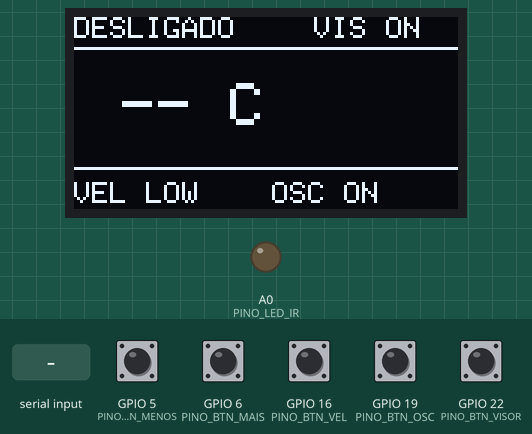
A sketch run on a simulated ESP8266 (NodeMCU). Shown: 128×64 one-colour display, output pins drawn as LEDs (lit = HIGH). The inputs (shaded band) are chosen by the test bench; at power-on: GPIO 5 (PINO_BTN_MENOS), GPIO 6 (PINO_BTN_MAIS), GPIO 16 (PINO_BTN_VEL), GPIO 19 (PINO_BTN_OSC), GPIO 22 (PINO_BTN_VISOR) HIGH. What the sketch prints to the serial monitor is not drawn.

Above: at 2.2 s.
2.3 s: GPIO 16 (PINO_BTN_VEL) pulled LOW for 0.15 s
At 3.8 s:
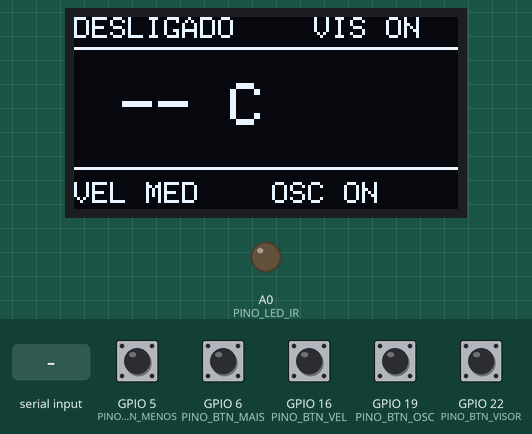
4.1 s: "p" received over Serial
At 5.5 s:
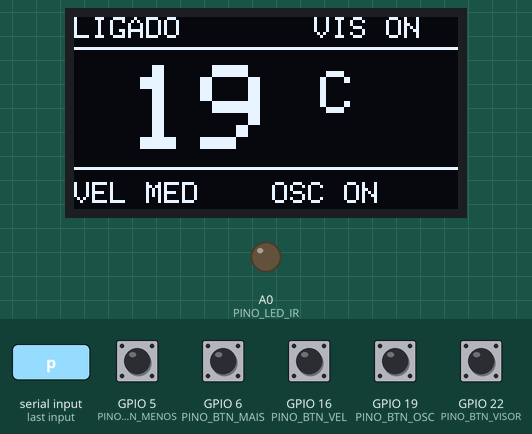
5.8 s: GPIO 19 (PINO_BTN_OSC) pulled LOW for 0.15 s
At 7.2 s:
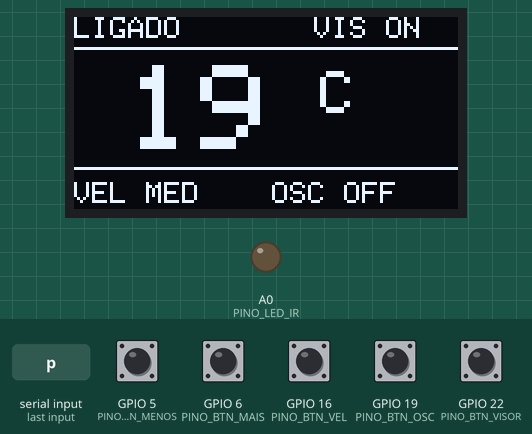
7.5 s: GPIO 22 (PINO_BTN_VISOR) pulled LOW for 0.15 s
At 8.9 s:
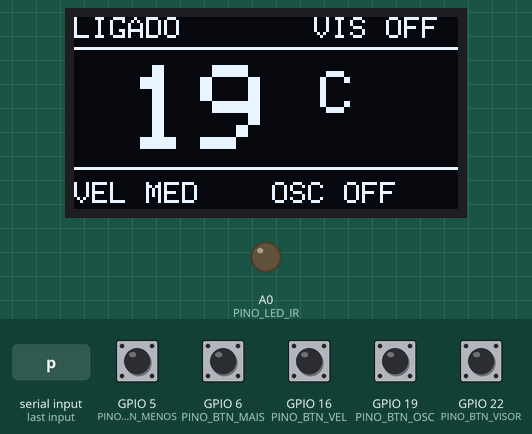
9.3 s: GPIO 16 (PINO_BTN_VEL) pulled LOW for 1 s
At 10.3 s:
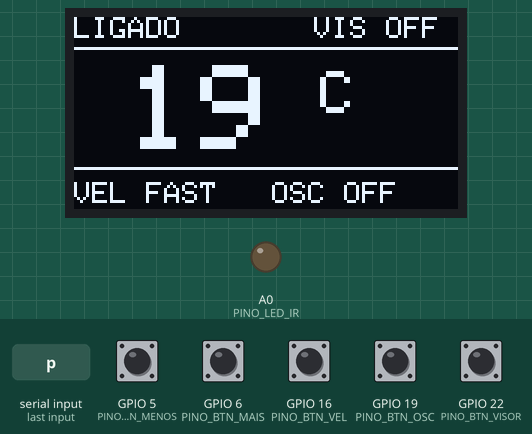
11.8 s: GPIO 19 (PINO_BTN_OSC) pulled LOW for 1 s
At 12.9 s:
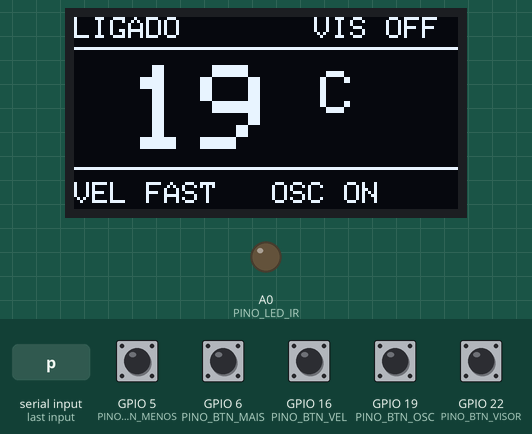
Timing chart, 0 to 14.8 s (numbered marks = the images above; inputs shaded):
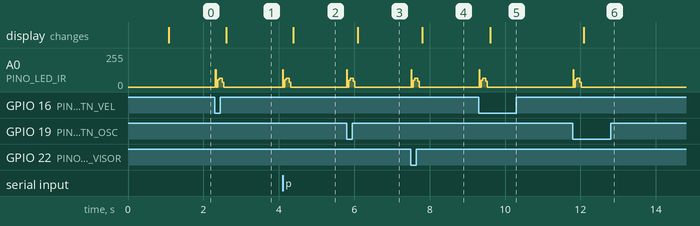

Measured:
- after the input at 2.3 s, A0 (PINO_LED_IR): 0/255 → 65/255 at once, → 0/255 0.18 s later; the display: changes after 0.31 s (image 1)
- after the input at 4.1 s, A0 (PINO_LED_IR): 0/255 → 65/255 at once, → 0/255 0.18 s later; the display: changes after 0.29 s (image 2)
- after the input at 5.8 s, A0 (PINO_LED_IR): 0/255 → 64/255 at once, → 0/255 0.18 s later; the display: changes after 0.29 s (image 3)
- after the input at 7.5 s, A0 (PINO_LED_IR): 0/255 → 64/255 at once, → 0/255 0.18 s later; the display: changes after 0.30 s (image 4)
- after the input at 9.3 s, A0 (PINO_LED_IR): 0/255 → 64/255 at once, → 0/255 0.18 s later; the display: changes after 0.30 s (image 5)
- after the input at 11.8 s, A0 (PINO_LED_IR): 0/255 → 65/255 at once, → 0/255 0.18 s later; the display: changes after 0.29 s (image 6)

The sketch:

raspberrypi.ino
```cpp
/*
 * Controle remoto — Elgin Inverter 9000 BTUs  |  versão BitDogLab (RP2040)
 *
 * Mesmo controle do sketch esp32/esp32.ino (Wemos D1 R32), portado para a
 * placa BitDogLab da Embarcatech, que tem Raspberry Pi Pico W, dois botões e
 * o display OLED já embutidos. Com a bateria da placa, vira um controle de
 * verdade — sem PC.
 *
 * TECLAS (Serial Monitor a 115200):
 *   P   liga / desliga
 *   A   aumenta a temperatura
 *   D   diminui a temperatura
 *   V   alterna o visor do ar
 *   O   liga / desliga a oscilacao das aletas
 *   SL  velocidade baixa do ventilador
 *   SM  velocidade media do ventilador
 *   SF  velocidade alta do ventilador
 *
 * BOTÕES DA PLACA (os dois que já vêm soldados):
 *   Botao B (direita) sozinho   aumenta a temperatura
 *   Botao A (esquerda) sozinho  diminui a temperatura
 *   os dois ao mesmo tempo      liga / desliga
 *
 * BOTÕES EXTERNOS (dois, na protoboard):
 *   GP16                     velocidade do vento, em ciclo: low > med > fast > low
 *   GP19                     liga / desliga a oscilacao das aletas
 *
 * BOTÃO DO JOYSTICK (o de apertar, ja na placa):
 *   GP22                     liga / desliga o visor do aparelho
 *
 * Placa: Raspberry Pi Pico W (core "Raspberry Pi Pico/RP2040" do Philhower)
 * Bibliotecas: Adafruit SSD1306, Adafruit GFX
 *
 * NÃO usa a IRremoteESP8266: aquela biblioteca só compila em ESP8266/ESP32.
 * O protocolo ELECTRA_AC está reimplementado aqui embaixo, em ~60 linhas.
 *
 * Ligação: GP17 -> resistor 220R -> anodo do LED (IR ou o amarelo de teste);
 *          catodo -> GND
 *          Botao velocidade: GP16 -> GND
 *          Botao oscilacao:  GP19 -> GND
 *          O OLED e os botões A/B já estão ligados na própria placa.
 */

#include <Wire.h>
#include <Adafruit_GFX.h>
#include <Adafruit_SSD1306.h>

// Pinos da BitDogLab. Só o LED é fio solto; o resto já vem soldado na placa.
//
// GP17 não é um pino qualquer: os dois canais de um slice de PWM do RP2040
// compartilham a mesma frequência, então a portadora de 38 kHz prende o slice
// inteiro. GP17 está no slice 0, que não é usado por nada da placa. Já GP28
// (slice 6) travaria o LED RGB e ainda disputa o pino com o microfone, e GP20
// (slice 2) travaria o buzzer. GP16, GP18 e GP19 servem igualmente bem.
const int PINO_LED_IR = 17;
const int PINO_SDA = 14;   // OLED da placa: barramento I2C1
const int PINO_SCL = 15;
const int PINO_BTN_MAIS = 6;    // Botão B da placa, o da DIREITA
const int PINO_BTN_MENOS = 5;   // Botão A da placa, o da ESQUERDA
const int PINO_BTN_VEL = 16;    // botão externo: velocidade do vento
const int PINO_BTN_OSC = 19;    // botão externo: oscilação das aletas
const int PINO_BTN_VISOR = 22;  // botão do joystick da placa (o de apertar)
const uint8_t ENDERECO_OLED = 0x3C;
const int TEMP_MIN = 16;
const int TEMP_MAX = 32;

Adafruit_SSD1306 display(128, 64, &Wire1, -1);
bool temDisplay = false;

bool ligado = false;
// O visor é o único campo do protocolo que NÃO é estado, e sim um pedido de
// alternância: o aparelho inverte o visor sempre que recebe um quadro com esse
// campo em VISOR_ON. Por isso são duas variáveis. "visor" é só o que
// acreditamos que o aparelho está mostrando; "pulsarVisor" é o pedido, e vale
// para um único quadro.
bool visor = true;
bool pulsarVisor = false;
bool oscilando = true;
int temperatura = 19;

// A Electra codifica a velocidade nesses três bits; guardar o valor já no
// formato do protocolo evita uma tabela de conversão.
const uint8_t VEL_BAIXA = 0b011;
const uint8_t VEL_MEDIA = 0b010;
const uint8_t VEL_ALTA  = 0b001;
uint8_t velocidade = VEL_BAIXA;

// O comando de velocidade tem duas letras ("sl", "sm", "sf"). Ao receber o 's'
// guardamos que a proxima letra completa o comando; ela costuma chegar na
// volta seguinte do loop.
bool aguardandoVelocidade = false;

// Os botões da BitDogLab já estão ligados entre o GPIO e o GND: com o pull-up
// interno, em repouso o pino lê HIGH e pressionado lê LOW. Igual ao ESP32.
bool maisAntes = false;
bool menosAntes = false;
bool comboJaDisparou = false;
bool velAntes = false;
bool oscAntes = false;
bool visorAntes = false;
uint32_t ultimaLeitura = 0;

/* ------------------------------------------------------------------------
 * Camada de rádio: portadora de 38 kHz
 *
 * O ESP32 tinha a IRremoteESP8266 para isso. Aqui a portadora sai do PWM
 * por hardware do RP2040: "marca" é o PWM a 38 kHz com 50% de duty, "espaço"
 * é o pino em nível baixo. O tempo é medido com micros(), que no RP2040 vem
 * de um timer de hardware de 1 us — preciso o bastante para IR.
 * --------------------------------------------------------------------- */

// Definidas mais abaixo, junto da parte de interface; enviar() precisa delas.
void atualizarTela();
void alternarVisor();
const char* nomeVelocidade();
const char* nomeVelocidadeCurto();

static inline void esperar(uint32_t us) {
  uint32_t inicio = micros();
  while (micros() - inicio < us) {}
}

static void marcar(uint32_t us) {
  analogWrite(PINO_LED_IR, 128);  // 128/255 ~ 50% de duty
  esperar(us);
  analogWrite(PINO_LED_IR, 0);
}

/* ------------------------------------------------------------------------
 * Protocolo ELECTRA_AC
 *
 * Valores conferidos contra o ir_Electra.cpp da IRremoteESP8266 2.9.0 — a
 * mesma biblioteca que roda no sketch do ESP32, então o quadro transmitido é
 * bit a bit idêntico ao que já funciona no aparelho.
 *
 * O quadro tem 13 bytes. Ar Inverter não tem "código por botão": cada comando
 * transmite o estado inteiro do aparelho, com checksum no último byte.
 * --------------------------------------------------------------------- */

const uint16_t HDR_MARCA   = 9166;
const uint16_t HDR_ESPACO  = 4470;
const uint16_t BIT_MARCA   = 646;
const uint16_t UM_ESPACO   = 1647;
const uint16_t ZERO_ESPACO = 547;
const uint32_t INTERVALO   = 100;  // ms de silêncio depois do quadro

const uint8_t MODO_COOL = 0b001;
const uint8_t SWING_ON  = 0b000;
const uint8_t SWING_OFF = 0b111;
const uint8_t VISOR_ON  = 0x15;
const uint8_t VISOR_OFF = 0x08;

/*
 * O quadro inteiro dura ~195 ms, então NÃO dá para desligar as interrupções
 * durante a transmissão — o USB cairia. Não precisa: a espera é feita contra
 * o relógio absoluto (micros()), e não por contagem de ciclos. Se uma
 * interrupção roubar alguns microssegundos no meio de um pulso, a espera
 * seguinte simplesmente termina no mesmo instante que terminaria antes. O
 * erro não acumula, e receptores IR toleram bem mais folga do que isso.
 */
void enviarQuadro(const uint8_t quadro[13]) {
  marcar(HDR_MARCA);
  esperar(HDR_ESPACO);

  // Bytes na ordem do vetor, bits do menos significativo para o mais.
  for (int i = 0; i < 13; i++) {
    uint8_t b = quadro[i];
    for (int bit = 0; bit < 8; bit++, b >>= 1) {
      marcar(BIT_MARCA);
      esperar((b & 1) ? UM_ESPACO : ZERO_ESPACO);
    }
  }

  marcar(BIT_MARCA);  // rodapé

  delay(INTERVALO);
}

// Monta os 13 bytes a partir do estado atual e transmite.
void enviar() {
  uint8_t quadro[13] = {0};

  quadro[0] = 0xC3;  // marca fixa de início de quadro

  // Byte 1: bits 0-2 oscilação vertical, bits 3-7 temperatura (com offset 8).
  uint8_t swingv = oscilando ? SWING_ON : SWING_OFF;
  quadro[1] = swingv | ((uint8_t)(temperatura - 8) << 3);

  quadro[2] = SWING_OFF << 5;    // oscilação horizontal: sempre desligada
  quadro[4] = velocidade << 5;   // bits 5-7
  quadro[6] = MODO_COOL << 5;    // bits 5-7
  quadro[9] = ligado ? (1 << 5) : 0;
  quadro[11] = pulsarVisor ? VISOR_ON : VISOR_OFF;

  // Byte 12: checksum = soma dos 12 primeiros bytes, truncada em 8 bits.
  uint8_t soma = 0;
  for (int i = 0; i < 12; i++) soma += quadro[i];
  quadro[12] = soma;

  enviarQuadro(quadro);
  pulsarVisor = false;  // o pedido vale só para o quadro que acabou de sair
  atualizarTela();

  if (ligado) {
    Serial.printf("LIGADO  %d C  visor %s  vel %s  oscilar %s\n", temperatura,
                  visor ? "on" : "off", nomeVelocidade(),
                  oscilando ? "on" : "off");
  } else {
    Serial.println("DESLIGADO");
  }
}

/* --------------------------------------------------------------------- */

// Se o OLED não for encontrado, tudo aqui vira no-op e o controle segue
// funcionando normalmente pelo Serial.
void atualizarTela() {
  if (!temDisplay) return;

  display.clearDisplay();
  display.setTextColor(SSD1306_WHITE);

  display.setTextSize(1);
  display.setCursor(0, 0);
  display.print(ligado ? "LIGADO" : "DESLIGADO");

  // Canto direito da primeira linha: "DESLIGADO" termina em 54 px e "VIS OFF"
  // ocupa 42 px a partir de 80, entao os dois nunca se encostam.
  display.setCursor(80, 0);
  display.print("VIS ");
  display.print(visor ? "ON" : "OFF");

  display.drawLine(0, 10, 127, 10, SSD1306_WHITE);

  if (ligado) {
    display.setTextSize(4);
    display.setCursor(18, 16);
    display.print(temperatura);

    display.setTextSize(2);
    display.setCursor(82, 18);
    display.print("C");
  } else {
    display.setTextSize(2);
    display.setCursor(16, 22);
    display.print("-- C");
  }

  // Rodapé com velocidade e oscilação. Sem ele, os dois botões externos não
  // dariam retorno nenhum com a placa desligada do PC — e é justamente aí que
  // o controle precisa se bastar.
  display.drawLine(0, 50, 127, 50, SSD1306_WHITE);
  display.setTextSize(1);
  display.setCursor(0, 55);
  display.print("VEL ");
  display.print(nomeVelocidadeCurto());
  display.setCursor(66, 55);
  display.print("OSC ");
  display.print(oscilando ? "ON" : "OFF");

  display.display();
}

const char* nomeVelocidade() {
  switch (velocidade) {
    case VEL_BAIXA: return "low";
    case VEL_MEDIA: return "medium";
    case VEL_ALTA:  return "fast";
    default:        return "?";
  }
}

// Versão curta, para o rodapé do OLED: "medium" não caberia ao lado do OSC.
const char* nomeVelocidadeCurto() {
  switch (velocidade) {
    case VEL_BAIXA: return "LOW";
    case VEL_MEDIA: return "MED";
    case VEL_ALTA:  return "FAST";
    default:        return "?";
  }
}

void mudarTemperatura(int passo) {
  int nova = constrain(temperatura + passo, TEMP_MIN, TEMP_MAX);

  if (nova == temperatura) {
    Serial.printf("Limite: %d C\n", temperatura);
    return;
  }

  temperatura = nova;
  enviar();
}

void mudarVelocidade(uint8_t nova) {
  velocidade = nova;
  enviar();
}

// Pede ao aparelho que inverta o visor, e atualiza nossa crença sobre ele.
void alternarVisor() {
  visor = !visor;
  pulsarVisor = true;
  enviar();
}

// Avança a velocidade em ciclo: low -> medium -> fast -> low.
void proximaVelocidade() {
  switch (velocidade) {
    case VEL_BAIXA: velocidade = VEL_MEDIA; break;
    case VEL_MEDIA: velocidade = VEL_ALTA;  break;
    default:        velocidade = VEL_BAIXA; break;
  }
  enviar();
}

/*
 * Lê os dois botões. Um sozinho muda a temperatura; os dois juntos ligam ou
 * desligam o aparelho.
 *
 * A temperatura age ao SOLTAR o botão, não ao apertar: como é impossível
 * apertar os dois exatamente no mesmo instante, agir no aperto faria o
 * primeiro botão mudar a temperatura antes de o segundo chegar.
 *
 * Ler só a cada 30 ms já elimina o repique mecânico dos contatos.
 */
void lerBotoes() {
  if (millis() - ultimaLeitura < 30) return;
  ultimaLeitura = millis();

  bool mais = (digitalRead(PINO_BTN_MAIS) == LOW);
  bool menos = (digitalRead(PINO_BTN_MENOS) == LOW);

  // Os dois apertados: liga/desliga, uma vez só por combo.
  if (mais && menos && !comboJaDisparou) {
    comboJaDisparou = true;
    ligado = !ligado;
    enviar();
  }

  // Soltou: só vale se este aperto não fez parte de um combo.
  if (maisAntes && !mais && !comboJaDisparou)   mudarTemperatura(+1);
  if (menosAntes && !menos && !comboJaDisparou) mudarTemperatura(-1);

  // Libera o próximo combo só depois que os dois estiverem soltos. Precisa
  // vir depois dos testes acima, senão o segundo botão a ser solto escaparia
  // e mudaria a temperatura.
  if (!mais && !menos) comboJaDisparou = false;

  maisAntes = mais;
  menosAntes = menos;

  // Os dois botões externos são avulsos: não formam combo com ninguém, então
  // agem no APERTO, não ao soltar. A lógica de agir ao soltar existe só por
  // causa do combo dos botões da placa; aqui ela só atrasaria a resposta.
  // Como é o flanco que dispara, segurar o botão manda um comando só.
  bool btnVel = (digitalRead(PINO_BTN_VEL) == LOW);
  bool btnOsc = (digitalRead(PINO_BTN_OSC) == LOW);
  bool btnVisor = (digitalRead(PINO_BTN_VISOR) == LOW);

  if (btnVel && !velAntes) proximaVelocidade();

  if (btnOsc && !oscAntes) {
    oscilando = !oscilando;
    enviar();
  }

  if (btnVisor && !visorAntes) alternarVisor();

  velAntes = btnVel;
  oscAntes = btnOsc;
  visorAntes = btnVisor;
}

void setup() {
  Serial.begin(115200);
  delay(1000);

  pinMode(PINO_BTN_MAIS, INPUT_PULLUP);
  pinMode(PINO_BTN_MENOS, INPUT_PULLUP);
  pinMode(PINO_BTN_VEL, INPUT_PULLUP);
  pinMode(PINO_BTN_OSC, INPUT_PULLUP);
  pinMode(PINO_BTN_VISOR, INPUT_PULLUP);

  analogWriteFreq(38000);   // portadora do IR
  analogWriteRange(255);
  analogWrite(PINO_LED_IR, 0);

  // O OLED da BitDogLab está no I2C1, e não no I2C0 padrão — por isso Wire1.
  Wire1.setSDA(PINO_SDA);
  Wire1.setSCL(PINO_SCL);
  Wire1.begin();
  temDisplay = display.begin(SSD1306_SWITCHCAPVCC, ENDERECO_OLED);

  Serial.println();
  Serial.println("=== Controle Elgin (ELECTRA_AC) — BitDogLab ===");
  Serial.println("P = liga/desliga | A = aumentar | D = diminuir");
  Serial.println("V = visor | O = oscilar");
  Serial.println("SL / SM / SF = velocidade baixa / media / alta");
  Serial.println("Botoes da placa: direita = +1 C | esquerda = -1 C | os dois = liga/desliga");
  Serial.println("Botoes externos: GP16 = velocidade | GP19 = oscilacao");
  Serial.println("Botao do joystick (GP22): visor do aparelho");
  Serial.printf("OLED: %s\n", temDisplay ? "ok" : "nao encontrado (segue sem ele)");
  Serial.printf("Estado inicial: DESLIGADO, %d C, vel %s\n\n", temperatura,
                nomeVelocidade());

  atualizarTela();
}

void loop() {
  lerBotoes();

  if (!Serial.available()) return;

  char c = Serial.read();

  // Segunda letra de "s?": se nao for uma velocidade conhecida, o comando é
  // descartado e a letra não cai no switch abaixo.
  if (aguardandoVelocidade) {
    aguardandoVelocidade = false;

    switch (c) {
      case 'l': case 'L': mudarVelocidade(VEL_BAIXA); return;
      case 'm': case 'M': mudarVelocidade(VEL_MEDIA); return;
      case 'f': case 'F': mudarVelocidade(VEL_ALTA);  return;
      default:
        Serial.println("Velocidade invalida: use SL, SM ou SF");
        return;
    }
  }

  switch (c) {
    case 's':
    case 'S':
      aguardandoVelocidade = true;
      break;

    case 'p':
    case 'P':
      ligado = !ligado;
      enviar();
      break;

    case 'a':
    case 'A':
      mudarTemperatura(+1);
      break;

    case 'd':
    case 'D':
      mudarTemperatura(-1);
      break;

    case 'v':
    case 'V':
      alternarVisor();
      break;

    case 'o':
    case 'O':
      oscilando = !oscilando;
      enviar();
      break;
  }
}
```
